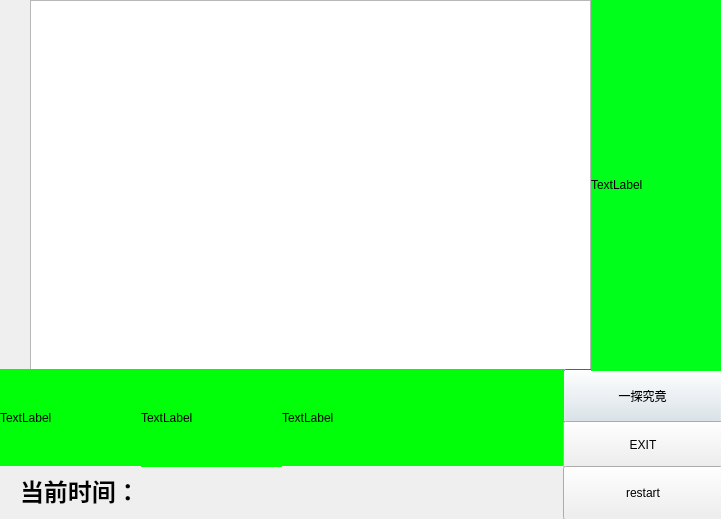
<?xml version="1.0" encoding="UTF-8"?>
<ui version="4.0">
 <class>number</class>
 <widget class="QDialog" name="number">
  <property name="geometry">
   <rect>
    <x>0</x>
    <y>0</y>
    <width>721</width>
    <height>519</height>
   </rect>
  </property>
  <property name="windowTitle">
   <string>number</string>
  </property>
  <property name="windowIcon">
   <iconset>
    <normaloff>:/img/tb.png</normaloff>:/img/tb.png</iconset>
  </property>
  <widget class="QTextEdit" name="text">
   <property name="geometry">
    <rect>
     <x>30</x>
     <y>0</y>
     <width>561</width>
     <height>371</height>
    </rect>
   </property>
  </widget>
  <widget class="QPushButton" name="start">
   <property name="geometry">
    <rect>
     <x>563</x>
     <y>369</y>
     <width>159</width>
     <height>54</height>
    </rect>
   </property>
   <property name="text">
    <string>一探究竟</string>
   </property>
  </widget>
  <widget class="QLabel" name="l1">
   <property name="geometry">
    <rect>
     <x>0</x>
     <y>369</y>
     <width>141</width>
     <height>97</height>
    </rect>
   </property>
   <property name="palette">
    <palette>
     <active>
      <colorrole role="WindowText">
       <brush brushstyle="SolidPattern">
        <color alpha="255">
         <red>0</red>
         <green>0</green>
         <blue>0</blue>
        </color>
       </brush>
      </colorrole>
      <colorrole role="Button">
       <brush brushstyle="SolidPattern">
        <color alpha="255">
         <red>0</red>
         <green>255</green>
         <blue>9</blue>
        </color>
       </brush>
      </colorrole>
      <colorrole role="Light">
       <brush brushstyle="SolidPattern">
        <color alpha="255">
         <red>127</red>
         <green>255</green>
         <blue>132</blue>
        </color>
       </brush>
      </colorrole>
      <colorrole role="Midlight">
       <brush brushstyle="SolidPattern">
        <color alpha="255">
         <red>63</red>
         <green>255</green>
         <blue>70</blue>
        </color>
       </brush>
      </colorrole>
      <colorrole role="Dark">
       <brush brushstyle="SolidPattern">
        <color alpha="255">
         <red>0</red>
         <green>127</green>
         <blue>4</blue>
        </color>
       </brush>
      </colorrole>
      <colorrole role="Mid">
       <brush brushstyle="SolidPattern">
        <color alpha="255">
         <red>0</red>
         <green>170</green>
         <blue>6</blue>
        </color>
       </brush>
      </colorrole>
      <colorrole role="Text">
       <brush brushstyle="SolidPattern">
        <color alpha="255">
         <red>0</red>
         <green>0</green>
         <blue>0</blue>
        </color>
       </brush>
      </colorrole>
      <colorrole role="BrightText">
       <brush brushstyle="SolidPattern">
        <color alpha="255">
         <red>255</red>
         <green>255</green>
         <blue>255</blue>
        </color>
       </brush>
      </colorrole>
      <colorrole role="ButtonText">
       <brush brushstyle="SolidPattern">
        <color alpha="255">
         <red>0</red>
         <green>0</green>
         <blue>0</blue>
        </color>
       </brush>
      </colorrole>
      <colorrole role="Base">
       <brush brushstyle="SolidPattern">
        <color alpha="255">
         <red>255</red>
         <green>255</green>
         <blue>255</blue>
        </color>
       </brush>
      </colorrole>
      <colorrole role="Window">
       <brush brushstyle="SolidPattern">
        <color alpha="255">
         <red>0</red>
         <green>255</green>
         <blue>9</blue>
        </color>
       </brush>
      </colorrole>
      <colorrole role="Shadow">
       <brush brushstyle="SolidPattern">
        <color alpha="255">
         <red>0</red>
         <green>0</green>
         <blue>0</blue>
        </color>
       </brush>
      </colorrole>
      <colorrole role="AlternateBase">
       <brush brushstyle="SolidPattern">
        <color alpha="255">
         <red>127</red>
         <green>255</green>
         <blue>132</blue>
        </color>
       </brush>
      </colorrole>
      <colorrole role="ToolTipBase">
       <brush brushstyle="SolidPattern">
        <color alpha="255">
         <red>255</red>
         <green>255</green>
         <blue>220</blue>
        </color>
       </brush>
      </colorrole>
      <colorrole role="ToolTipText">
       <brush brushstyle="SolidPattern">
        <color alpha="255">
         <red>0</red>
         <green>0</green>
         <blue>0</blue>
        </color>
       </brush>
      </colorrole>
     </active>
     <inactive>
      <colorrole role="WindowText">
       <brush brushstyle="SolidPattern">
        <color alpha="255">
         <red>0</red>
         <green>0</green>
         <blue>0</blue>
        </color>
       </brush>
      </colorrole>
      <colorrole role="Button">
       <brush brushstyle="SolidPattern">
        <color alpha="255">
         <red>0</red>
         <green>255</green>
         <blue>9</blue>
        </color>
       </brush>
      </colorrole>
      <colorrole role="Light">
       <brush brushstyle="SolidPattern">
        <color alpha="255">
         <red>127</red>
         <green>255</green>
         <blue>132</blue>
        </color>
       </brush>
      </colorrole>
      <colorrole role="Midlight">
       <brush brushstyle="SolidPattern">
        <color alpha="255">
         <red>63</red>
         <green>255</green>
         <blue>70</blue>
        </color>
       </brush>
      </colorrole>
      <colorrole role="Dark">
       <brush brushstyle="SolidPattern">
        <color alpha="255">
         <red>0</red>
         <green>127</green>
         <blue>4</blue>
        </color>
       </brush>
      </colorrole>
      <colorrole role="Mid">
       <brush brushstyle="SolidPattern">
        <color alpha="255">
         <red>0</red>
         <green>170</green>
         <blue>6</blue>
        </color>
       </brush>
      </colorrole>
      <colorrole role="Text">
       <brush brushstyle="SolidPattern">
        <color alpha="255">
         <red>0</red>
         <green>0</green>
         <blue>0</blue>
        </color>
       </brush>
      </colorrole>
      <colorrole role="BrightText">
       <brush brushstyle="SolidPattern">
        <color alpha="255">
         <red>255</red>
         <green>255</green>
         <blue>255</blue>
        </color>
       </brush>
      </colorrole>
      <colorrole role="ButtonText">
       <brush brushstyle="SolidPattern">
        <color alpha="255">
         <red>0</red>
         <green>0</green>
         <blue>0</blue>
        </color>
       </brush>
      </colorrole>
      <colorrole role="Base">
       <brush brushstyle="SolidPattern">
        <color alpha="255">
         <red>255</red>
         <green>255</green>
         <blue>255</blue>
        </color>
       </brush>
      </colorrole>
      <colorrole role="Window">
       <brush brushstyle="SolidPattern">
        <color alpha="255">
         <red>0</red>
         <green>255</green>
         <blue>9</blue>
        </color>
       </brush>
      </colorrole>
      <colorrole role="Shadow">
       <brush brushstyle="SolidPattern">
        <color alpha="255">
         <red>0</red>
         <green>0</green>
         <blue>0</blue>
        </color>
       </brush>
      </colorrole>
      <colorrole role="AlternateBase">
       <brush brushstyle="SolidPattern">
        <color alpha="255">
         <red>127</red>
         <green>255</green>
         <blue>132</blue>
        </color>
       </brush>
      </colorrole>
      <colorrole role="ToolTipBase">
       <brush brushstyle="SolidPattern">
        <color alpha="255">
         <red>255</red>
         <green>255</green>
         <blue>220</blue>
        </color>
       </brush>
      </colorrole>
      <colorrole role="ToolTipText">
       <brush brushstyle="SolidPattern">
        <color alpha="255">
         <red>0</red>
         <green>0</green>
         <blue>0</blue>
        </color>
       </brush>
      </colorrole>
     </inactive>
     <disabled>
      <colorrole role="WindowText">
       <brush brushstyle="SolidPattern">
        <color alpha="255">
         <red>0</red>
         <green>127</green>
         <blue>4</blue>
        </color>
       </brush>
      </colorrole>
      <colorrole role="Button">
       <brush brushstyle="SolidPattern">
        <color alpha="255">
         <red>0</red>
         <green>255</green>
         <blue>9</blue>
        </color>
       </brush>
      </colorrole>
      <colorrole role="Light">
       <brush brushstyle="SolidPattern">
        <color alpha="255">
         <red>127</red>
         <green>255</green>
         <blue>132</blue>
        </color>
       </brush>
      </colorrole>
      <colorrole role="Midlight">
       <brush brushstyle="SolidPattern">
        <color alpha="255">
         <red>63</red>
         <green>255</green>
         <blue>70</blue>
        </color>
       </brush>
      </colorrole>
      <colorrole role="Dark">
       <brush brushstyle="SolidPattern">
        <color alpha="255">
         <red>0</red>
         <green>127</green>
         <blue>4</blue>
        </color>
       </brush>
      </colorrole>
      <colorrole role="Mid">
       <brush brushstyle="SolidPattern">
        <color alpha="255">
         <red>0</red>
         <green>170</green>
         <blue>6</blue>
        </color>
       </brush>
      </colorrole>
      <colorrole role="Text">
       <brush brushstyle="SolidPattern">
        <color alpha="255">
         <red>0</red>
         <green>127</green>
         <blue>4</blue>
        </color>
       </brush>
      </colorrole>
      <colorrole role="BrightText">
       <brush brushstyle="SolidPattern">
        <color alpha="255">
         <red>255</red>
         <green>255</green>
         <blue>255</blue>
        </color>
       </brush>
      </colorrole>
      <colorrole role="ButtonText">
       <brush brushstyle="SolidPattern">
        <color alpha="255">
         <red>0</red>
         <green>127</green>
         <blue>4</blue>
        </color>
       </brush>
      </colorrole>
      <colorrole role="Base">
       <brush brushstyle="SolidPattern">
        <color alpha="255">
         <red>0</red>
         <green>255</green>
         <blue>9</blue>
        </color>
       </brush>
      </colorrole>
      <colorrole role="Window">
       <brush brushstyle="SolidPattern">
        <color alpha="255">
         <red>0</red>
         <green>255</green>
         <blue>9</blue>
        </color>
       </brush>
      </colorrole>
      <colorrole role="Shadow">
       <brush brushstyle="SolidPattern">
        <color alpha="255">
         <red>0</red>
         <green>0</green>
         <blue>0</blue>
        </color>
       </brush>
      </colorrole>
      <colorrole role="AlternateBase">
       <brush brushstyle="SolidPattern">
        <color alpha="255">
         <red>0</red>
         <green>255</green>
         <blue>9</blue>
        </color>
       </brush>
      </colorrole>
      <colorrole role="ToolTipBase">
       <brush brushstyle="SolidPattern">
        <color alpha="255">
         <red>255</red>
         <green>255</green>
         <blue>220</blue>
        </color>
       </brush>
      </colorrole>
      <colorrole role="ToolTipText">
       <brush brushstyle="SolidPattern">
        <color alpha="255">
         <red>0</red>
         <green>0</green>
         <blue>0</blue>
        </color>
       </brush>
      </colorrole>
     </disabled>
    </palette>
   </property>
   <property name="autoFillBackground">
    <bool>true</bool>
   </property>
   <property name="text">
    <string>TextLabel</string>
   </property>
  </widget>
  <widget class="QLabel" name="l2">
   <property name="geometry">
    <rect>
     <x>141</x>
     <y>369</y>
     <width>141</width>
     <height>98</height>
    </rect>
   </property>
   <property name="palette">
    <palette>
     <active>
      <colorrole role="WindowText">
       <brush brushstyle="SolidPattern">
        <color alpha="255">
         <red>0</red>
         <green>0</green>
         <blue>0</blue>
        </color>
       </brush>
      </colorrole>
      <colorrole role="Button">
       <brush brushstyle="SolidPattern">
        <color alpha="255">
         <red>0</red>
         <green>255</green>
         <blue>9</blue>
        </color>
       </brush>
      </colorrole>
      <colorrole role="Light">
       <brush brushstyle="SolidPattern">
        <color alpha="255">
         <red>127</red>
         <green>255</green>
         <blue>132</blue>
        </color>
       </brush>
      </colorrole>
      <colorrole role="Midlight">
       <brush brushstyle="SolidPattern">
        <color alpha="255">
         <red>63</red>
         <green>255</green>
         <blue>70</blue>
        </color>
       </brush>
      </colorrole>
      <colorrole role="Dark">
       <brush brushstyle="SolidPattern">
        <color alpha="255">
         <red>0</red>
         <green>127</green>
         <blue>4</blue>
        </color>
       </brush>
      </colorrole>
      <colorrole role="Mid">
       <brush brushstyle="SolidPattern">
        <color alpha="255">
         <red>0</red>
         <green>170</green>
         <blue>6</blue>
        </color>
       </brush>
      </colorrole>
      <colorrole role="Text">
       <brush brushstyle="SolidPattern">
        <color alpha="255">
         <red>0</red>
         <green>0</green>
         <blue>0</blue>
        </color>
       </brush>
      </colorrole>
      <colorrole role="BrightText">
       <brush brushstyle="SolidPattern">
        <color alpha="255">
         <red>255</red>
         <green>255</green>
         <blue>255</blue>
        </color>
       </brush>
      </colorrole>
      <colorrole role="ButtonText">
       <brush brushstyle="SolidPattern">
        <color alpha="255">
         <red>0</red>
         <green>0</green>
         <blue>0</blue>
        </color>
       </brush>
      </colorrole>
      <colorrole role="Base">
       <brush brushstyle="SolidPattern">
        <color alpha="255">
         <red>255</red>
         <green>255</green>
         <blue>255</blue>
        </color>
       </brush>
      </colorrole>
      <colorrole role="Window">
       <brush brushstyle="SolidPattern">
        <color alpha="255">
         <red>0</red>
         <green>255</green>
         <blue>9</blue>
        </color>
       </brush>
      </colorrole>
      <colorrole role="Shadow">
       <brush brushstyle="SolidPattern">
        <color alpha="255">
         <red>0</red>
         <green>0</green>
         <blue>0</blue>
        </color>
       </brush>
      </colorrole>
      <colorrole role="AlternateBase">
       <brush brushstyle="SolidPattern">
        <color alpha="255">
         <red>127</red>
         <green>255</green>
         <blue>132</blue>
        </color>
       </brush>
      </colorrole>
      <colorrole role="ToolTipBase">
       <brush brushstyle="SolidPattern">
        <color alpha="255">
         <red>255</red>
         <green>255</green>
         <blue>220</blue>
        </color>
       </brush>
      </colorrole>
      <colorrole role="ToolTipText">
       <brush brushstyle="SolidPattern">
        <color alpha="255">
         <red>0</red>
         <green>0</green>
         <blue>0</blue>
        </color>
       </brush>
      </colorrole>
     </active>
     <inactive>
      <colorrole role="WindowText">
       <brush brushstyle="SolidPattern">
        <color alpha="255">
         <red>0</red>
         <green>0</green>
         <blue>0</blue>
        </color>
       </brush>
      </colorrole>
      <colorrole role="Button">
       <brush brushstyle="SolidPattern">
        <color alpha="255">
         <red>0</red>
         <green>255</green>
         <blue>9</blue>
        </color>
       </brush>
      </colorrole>
      <colorrole role="Light">
       <brush brushstyle="SolidPattern">
        <color alpha="255">
         <red>127</red>
         <green>255</green>
         <blue>132</blue>
        </color>
       </brush>
      </colorrole>
      <colorrole role="Midlight">
       <brush brushstyle="SolidPattern">
        <color alpha="255">
         <red>63</red>
         <green>255</green>
         <blue>70</blue>
        </color>
       </brush>
      </colorrole>
      <colorrole role="Dark">
       <brush brushstyle="SolidPattern">
        <color alpha="255">
         <red>0</red>
         <green>127</green>
         <blue>4</blue>
        </color>
       </brush>
      </colorrole>
      <colorrole role="Mid">
       <brush brushstyle="SolidPattern">
        <color alpha="255">
         <red>0</red>
         <green>170</green>
         <blue>6</blue>
        </color>
       </brush>
      </colorrole>
      <colorrole role="Text">
       <brush brushstyle="SolidPattern">
        <color alpha="255">
         <red>0</red>
         <green>0</green>
         <blue>0</blue>
        </color>
       </brush>
      </colorrole>
      <colorrole role="BrightText">
       <brush brushstyle="SolidPattern">
        <color alpha="255">
         <red>255</red>
         <green>255</green>
         <blue>255</blue>
        </color>
       </brush>
      </colorrole>
      <colorrole role="ButtonText">
       <brush brushstyle="SolidPattern">
        <color alpha="255">
         <red>0</red>
         <green>0</green>
         <blue>0</blue>
        </color>
       </brush>
      </colorrole>
      <colorrole role="Base">
       <brush brushstyle="SolidPattern">
        <color alpha="255">
         <red>255</red>
         <green>255</green>
         <blue>255</blue>
        </color>
       </brush>
      </colorrole>
      <colorrole role="Window">
       <brush brushstyle="SolidPattern">
        <color alpha="255">
         <red>0</red>
         <green>255</green>
         <blue>9</blue>
        </color>
       </brush>
      </colorrole>
      <colorrole role="Shadow">
       <brush brushstyle="SolidPattern">
        <color alpha="255">
         <red>0</red>
         <green>0</green>
         <blue>0</blue>
        </color>
       </brush>
      </colorrole>
      <colorrole role="AlternateBase">
       <brush brushstyle="SolidPattern">
        <color alpha="255">
         <red>127</red>
         <green>255</green>
         <blue>132</blue>
        </color>
       </brush>
      </colorrole>
      <colorrole role="ToolTipBase">
       <brush brushstyle="SolidPattern">
        <color alpha="255">
         <red>255</red>
         <green>255</green>
         <blue>220</blue>
        </color>
       </brush>
      </colorrole>
      <colorrole role="ToolTipText">
       <brush brushstyle="SolidPattern">
        <color alpha="255">
         <red>0</red>
         <green>0</green>
         <blue>0</blue>
        </color>
       </brush>
      </colorrole>
     </inactive>
     <disabled>
      <colorrole role="WindowText">
       <brush brushstyle="SolidPattern">
        <color alpha="255">
         <red>0</red>
         <green>127</green>
         <blue>4</blue>
        </color>
       </brush>
      </colorrole>
      <colorrole role="Button">
       <brush brushstyle="SolidPattern">
        <color alpha="255">
         <red>0</red>
         <green>255</green>
         <blue>9</blue>
        </color>
       </brush>
      </colorrole>
      <colorrole role="Light">
       <brush brushstyle="SolidPattern">
        <color alpha="255">
         <red>127</red>
         <green>255</green>
         <blue>132</blue>
        </color>
       </brush>
      </colorrole>
      <colorrole role="Midlight">
       <brush brushstyle="SolidPattern">
        <color alpha="255">
         <red>63</red>
         <green>255</green>
         <blue>70</blue>
        </color>
       </brush>
      </colorrole>
      <colorrole role="Dark">
       <brush brushstyle="SolidPattern">
        <color alpha="255">
         <red>0</red>
         <green>127</green>
         <blue>4</blue>
        </color>
       </brush>
      </colorrole>
      <colorrole role="Mid">
       <brush brushstyle="SolidPattern">
        <color alpha="255">
         <red>0</red>
         <green>170</green>
         <blue>6</blue>
        </color>
       </brush>
      </colorrole>
      <colorrole role="Text">
       <brush brushstyle="SolidPattern">
        <color alpha="255">
         <red>0</red>
         <green>127</green>
         <blue>4</blue>
        </color>
       </brush>
      </colorrole>
      <colorrole role="BrightText">
       <brush brushstyle="SolidPattern">
        <color alpha="255">
         <red>255</red>
         <green>255</green>
         <blue>255</blue>
        </color>
       </brush>
      </colorrole>
      <colorrole role="ButtonText">
       <brush brushstyle="SolidPattern">
        <color alpha="255">
         <red>0</red>
         <green>127</green>
         <blue>4</blue>
        </color>
       </brush>
      </colorrole>
      <colorrole role="Base">
       <brush brushstyle="SolidPattern">
        <color alpha="255">
         <red>0</red>
         <green>255</green>
         <blue>9</blue>
        </color>
       </brush>
      </colorrole>
      <colorrole role="Window">
       <brush brushstyle="SolidPattern">
        <color alpha="255">
         <red>0</red>
         <green>255</green>
         <blue>9</blue>
        </color>
       </brush>
      </colorrole>
      <colorrole role="Shadow">
       <brush brushstyle="SolidPattern">
        <color alpha="255">
         <red>0</red>
         <green>0</green>
         <blue>0</blue>
        </color>
       </brush>
      </colorrole>
      <colorrole role="AlternateBase">
       <brush brushstyle="SolidPattern">
        <color alpha="255">
         <red>0</red>
         <green>255</green>
         <blue>9</blue>
        </color>
       </brush>
      </colorrole>
      <colorrole role="ToolTipBase">
       <brush brushstyle="SolidPattern">
        <color alpha="255">
         <red>255</red>
         <green>255</green>
         <blue>220</blue>
        </color>
       </brush>
      </colorrole>
      <colorrole role="ToolTipText">
       <brush brushstyle="SolidPattern">
        <color alpha="255">
         <red>0</red>
         <green>0</green>
         <blue>0</blue>
        </color>
       </brush>
      </colorrole>
     </disabled>
    </palette>
   </property>
   <property name="autoFillBackground">
    <bool>true</bool>
   </property>
   <property name="text">
    <string>TextLabel</string>
   </property>
  </widget>
  <widget class="QLabel" name="l3">
   <property name="geometry">
    <rect>
     <x>282</x>
     <y>369</y>
     <width>282</width>
     <height>97</height>
    </rect>
   </property>
   <property name="palette">
    <palette>
     <active>
      <colorrole role="WindowText">
       <brush brushstyle="SolidPattern">
        <color alpha="255">
         <red>0</red>
         <green>0</green>
         <blue>0</blue>
        </color>
       </brush>
      </colorrole>
      <colorrole role="Button">
       <brush brushstyle="SolidPattern">
        <color alpha="255">
         <red>0</red>
         <green>255</green>
         <blue>9</blue>
        </color>
       </brush>
      </colorrole>
      <colorrole role="Light">
       <brush brushstyle="SolidPattern">
        <color alpha="255">
         <red>127</red>
         <green>255</green>
         <blue>132</blue>
        </color>
       </brush>
      </colorrole>
      <colorrole role="Midlight">
       <brush brushstyle="SolidPattern">
        <color alpha="255">
         <red>63</red>
         <green>255</green>
         <blue>70</blue>
        </color>
       </brush>
      </colorrole>
      <colorrole role="Dark">
       <brush brushstyle="SolidPattern">
        <color alpha="255">
         <red>0</red>
         <green>127</green>
         <blue>4</blue>
        </color>
       </brush>
      </colorrole>
      <colorrole role="Mid">
       <brush brushstyle="SolidPattern">
        <color alpha="255">
         <red>0</red>
         <green>170</green>
         <blue>6</blue>
        </color>
       </brush>
      </colorrole>
      <colorrole role="Text">
       <brush brushstyle="SolidPattern">
        <color alpha="255">
         <red>0</red>
         <green>0</green>
         <blue>0</blue>
        </color>
       </brush>
      </colorrole>
      <colorrole role="BrightText">
       <brush brushstyle="SolidPattern">
        <color alpha="255">
         <red>255</red>
         <green>255</green>
         <blue>255</blue>
        </color>
       </brush>
      </colorrole>
      <colorrole role="ButtonText">
       <brush brushstyle="SolidPattern">
        <color alpha="255">
         <red>0</red>
         <green>0</green>
         <blue>0</blue>
        </color>
       </brush>
      </colorrole>
      <colorrole role="Base">
       <brush brushstyle="SolidPattern">
        <color alpha="255">
         <red>255</red>
         <green>255</green>
         <blue>255</blue>
        </color>
       </brush>
      </colorrole>
      <colorrole role="Window">
       <brush brushstyle="SolidPattern">
        <color alpha="255">
         <red>0</red>
         <green>255</green>
         <blue>9</blue>
        </color>
       </brush>
      </colorrole>
      <colorrole role="Shadow">
       <brush brushstyle="SolidPattern">
        <color alpha="255">
         <red>0</red>
         <green>0</green>
         <blue>0</blue>
        </color>
       </brush>
      </colorrole>
      <colorrole role="AlternateBase">
       <brush brushstyle="SolidPattern">
        <color alpha="255">
         <red>127</red>
         <green>255</green>
         <blue>132</blue>
        </color>
       </brush>
      </colorrole>
      <colorrole role="ToolTipBase">
       <brush brushstyle="SolidPattern">
        <color alpha="255">
         <red>255</red>
         <green>255</green>
         <blue>220</blue>
        </color>
       </brush>
      </colorrole>
      <colorrole role="ToolTipText">
       <brush brushstyle="SolidPattern">
        <color alpha="255">
         <red>0</red>
         <green>0</green>
         <blue>0</blue>
        </color>
       </brush>
      </colorrole>
     </active>
     <inactive>
      <colorrole role="WindowText">
       <brush brushstyle="SolidPattern">
        <color alpha="255">
         <red>0</red>
         <green>0</green>
         <blue>0</blue>
        </color>
       </brush>
      </colorrole>
      <colorrole role="Button">
       <brush brushstyle="SolidPattern">
        <color alpha="255">
         <red>0</red>
         <green>255</green>
         <blue>9</blue>
        </color>
       </brush>
      </colorrole>
      <colorrole role="Light">
       <brush brushstyle="SolidPattern">
        <color alpha="255">
         <red>127</red>
         <green>255</green>
         <blue>132</blue>
        </color>
       </brush>
      </colorrole>
      <colorrole role="Midlight">
       <brush brushstyle="SolidPattern">
        <color alpha="255">
         <red>63</red>
         <green>255</green>
         <blue>70</blue>
        </color>
       </brush>
      </colorrole>
      <colorrole role="Dark">
       <brush brushstyle="SolidPattern">
        <color alpha="255">
         <red>0</red>
         <green>127</green>
         <blue>4</blue>
        </color>
       </brush>
      </colorrole>
      <colorrole role="Mid">
       <brush brushstyle="SolidPattern">
        <color alpha="255">
         <red>0</red>
         <green>170</green>
         <blue>6</blue>
        </color>
       </brush>
      </colorrole>
      <colorrole role="Text">
       <brush brushstyle="SolidPattern">
        <color alpha="255">
         <red>0</red>
         <green>0</green>
         <blue>0</blue>
        </color>
       </brush>
      </colorrole>
      <colorrole role="BrightText">
       <brush brushstyle="SolidPattern">
        <color alpha="255">
         <red>255</red>
         <green>255</green>
         <blue>255</blue>
        </color>
       </brush>
      </colorrole>
      <colorrole role="ButtonText">
       <brush brushstyle="SolidPattern">
        <color alpha="255">
         <red>0</red>
         <green>0</green>
         <blue>0</blue>
        </color>
       </brush>
      </colorrole>
      <colorrole role="Base">
       <brush brushstyle="SolidPattern">
        <color alpha="255">
         <red>255</red>
         <green>255</green>
         <blue>255</blue>
        </color>
       </brush>
      </colorrole>
      <colorrole role="Window">
       <brush brushstyle="SolidPattern">
        <color alpha="255">
         <red>0</red>
         <green>255</green>
         <blue>9</blue>
        </color>
       </brush>
      </colorrole>
      <colorrole role="Shadow">
       <brush brushstyle="SolidPattern">
        <color alpha="255">
         <red>0</red>
         <green>0</green>
         <blue>0</blue>
        </color>
       </brush>
      </colorrole>
      <colorrole role="AlternateBase">
       <brush brushstyle="SolidPattern">
        <color alpha="255">
         <red>127</red>
         <green>255</green>
         <blue>132</blue>
        </color>
       </brush>
      </colorrole>
      <colorrole role="ToolTipBase">
       <brush brushstyle="SolidPattern">
        <color alpha="255">
         <red>255</red>
         <green>255</green>
         <blue>220</blue>
        </color>
       </brush>
      </colorrole>
      <colorrole role="ToolTipText">
       <brush brushstyle="SolidPattern">
        <color alpha="255">
         <red>0</red>
         <green>0</green>
         <blue>0</blue>
        </color>
       </brush>
      </colorrole>
     </inactive>
     <disabled>
      <colorrole role="WindowText">
       <brush brushstyle="SolidPattern">
        <color alpha="255">
         <red>0</red>
         <green>127</green>
         <blue>4</blue>
        </color>
       </brush>
      </colorrole>
      <colorrole role="Button">
       <brush brushstyle="SolidPattern">
        <color alpha="255">
         <red>0</red>
         <green>255</green>
         <blue>9</blue>
        </color>
       </brush>
      </colorrole>
      <colorrole role="Light">
       <brush brushstyle="SolidPattern">
        <color alpha="255">
         <red>127</red>
         <green>255</green>
         <blue>132</blue>
        </color>
       </brush>
      </colorrole>
      <colorrole role="Midlight">
       <brush brushstyle="SolidPattern">
        <color alpha="255">
         <red>63</red>
         <green>255</green>
         <blue>70</blue>
        </color>
       </brush>
      </colorrole>
      <colorrole role="Dark">
       <brush brushstyle="SolidPattern">
        <color alpha="255">
         <red>0</red>
         <green>127</green>
         <blue>4</blue>
        </color>
       </brush>
      </colorrole>
      <colorrole role="Mid">
       <brush brushstyle="SolidPattern">
        <color alpha="255">
         <red>0</red>
         <green>170</green>
         <blue>6</blue>
        </color>
       </brush>
      </colorrole>
      <colorrole role="Text">
       <brush brushstyle="SolidPattern">
        <color alpha="255">
         <red>0</red>
         <green>127</green>
         <blue>4</blue>
        </color>
       </brush>
      </colorrole>
      <colorrole role="BrightText">
       <brush brushstyle="SolidPattern">
        <color alpha="255">
         <red>255</red>
         <green>255</green>
         <blue>255</blue>
        </color>
       </brush>
      </colorrole>
      <colorrole role="ButtonText">
       <brush brushstyle="SolidPattern">
        <color alpha="255">
         <red>0</red>
         <green>127</green>
         <blue>4</blue>
        </color>
       </brush>
      </colorrole>
      <colorrole role="Base">
       <brush brushstyle="SolidPattern">
        <color alpha="255">
         <red>0</red>
         <green>255</green>
         <blue>9</blue>
        </color>
       </brush>
      </colorrole>
      <colorrole role="Window">
       <brush brushstyle="SolidPattern">
        <color alpha="255">
         <red>0</red>
         <green>255</green>
         <blue>9</blue>
        </color>
       </brush>
      </colorrole>
      <colorrole role="Shadow">
       <brush brushstyle="SolidPattern">
        <color alpha="255">
         <red>0</red>
         <green>0</green>
         <blue>0</blue>
        </color>
       </brush>
      </colorrole>
      <colorrole role="AlternateBase">
       <brush brushstyle="SolidPattern">
        <color alpha="255">
         <red>0</red>
         <green>255</green>
         <blue>9</blue>
        </color>
       </brush>
      </colorrole>
      <colorrole role="ToolTipBase">
       <brush brushstyle="SolidPattern">
        <color alpha="255">
         <red>255</red>
         <green>255</green>
         <blue>220</blue>
        </color>
       </brush>
      </colorrole>
      <colorrole role="ToolTipText">
       <brush brushstyle="SolidPattern">
        <color alpha="255">
         <red>0</red>
         <green>0</green>
         <blue>0</blue>
        </color>
       </brush>
      </colorrole>
     </disabled>
    </palette>
   </property>
   <property name="autoFillBackground">
    <bool>true</bool>
   </property>
   <property name="text">
    <string>TextLabel</string>
   </property>
  </widget>
  <widget class="QLabel" name="l5">
   <property name="geometry">
    <rect>
     <x>591</x>
     <y>-1</y>
     <width>130</width>
     <height>372</height>
    </rect>
   </property>
   <property name="palette">
    <palette>
     <active>
      <colorrole role="WindowText">
       <brush brushstyle="SolidPattern">
        <color alpha="255">
         <red>0</red>
         <green>0</green>
         <blue>0</blue>
        </color>
       </brush>
      </colorrole>
      <colorrole role="Button">
       <brush brushstyle="SolidPattern">
        <color alpha="255">
         <red>0</red>
         <green>255</green>
         <blue>26</blue>
        </color>
       </brush>
      </colorrole>
      <colorrole role="Light">
       <brush brushstyle="SolidPattern">
        <color alpha="255">
         <red>127</red>
         <green>255</green>
         <blue>141</blue>
        </color>
       </brush>
      </colorrole>
      <colorrole role="Midlight">
       <brush brushstyle="SolidPattern">
        <color alpha="255">
         <red>63</red>
         <green>255</green>
         <blue>83</blue>
        </color>
       </brush>
      </colorrole>
      <colorrole role="Dark">
       <brush brushstyle="SolidPattern">
        <color alpha="255">
         <red>0</red>
         <green>127</green>
         <blue>13</blue>
        </color>
       </brush>
      </colorrole>
      <colorrole role="Mid">
       <brush brushstyle="SolidPattern">
        <color alpha="255">
         <red>0</red>
         <green>170</green>
         <blue>17</blue>
        </color>
       </brush>
      </colorrole>
      <colorrole role="Text">
       <brush brushstyle="SolidPattern">
        <color alpha="255">
         <red>0</red>
         <green>0</green>
         <blue>0</blue>
        </color>
       </brush>
      </colorrole>
      <colorrole role="BrightText">
       <brush brushstyle="SolidPattern">
        <color alpha="255">
         <red>255</red>
         <green>255</green>
         <blue>255</blue>
        </color>
       </brush>
      </colorrole>
      <colorrole role="ButtonText">
       <brush brushstyle="SolidPattern">
        <color alpha="255">
         <red>0</red>
         <green>0</green>
         <blue>0</blue>
        </color>
       </brush>
      </colorrole>
      <colorrole role="Base">
       <brush brushstyle="SolidPattern">
        <color alpha="255">
         <red>255</red>
         <green>255</green>
         <blue>255</blue>
        </color>
       </brush>
      </colorrole>
      <colorrole role="Window">
       <brush brushstyle="SolidPattern">
        <color alpha="255">
         <red>0</red>
         <green>255</green>
         <blue>26</blue>
        </color>
       </brush>
      </colorrole>
      <colorrole role="Shadow">
       <brush brushstyle="SolidPattern">
        <color alpha="255">
         <red>0</red>
         <green>0</green>
         <blue>0</blue>
        </color>
       </brush>
      </colorrole>
      <colorrole role="AlternateBase">
       <brush brushstyle="SolidPattern">
        <color alpha="255">
         <red>127</red>
         <green>255</green>
         <blue>140</blue>
        </color>
       </brush>
      </colorrole>
      <colorrole role="ToolTipBase">
       <brush brushstyle="SolidPattern">
        <color alpha="255">
         <red>255</red>
         <green>255</green>
         <blue>220</blue>
        </color>
       </brush>
      </colorrole>
      <colorrole role="ToolTipText">
       <brush brushstyle="SolidPattern">
        <color alpha="255">
         <red>0</red>
         <green>0</green>
         <blue>0</blue>
        </color>
       </brush>
      </colorrole>
     </active>
     <inactive>
      <colorrole role="WindowText">
       <brush brushstyle="SolidPattern">
        <color alpha="255">
         <red>0</red>
         <green>0</green>
         <blue>0</blue>
        </color>
       </brush>
      </colorrole>
      <colorrole role="Button">
       <brush brushstyle="SolidPattern">
        <color alpha="255">
         <red>0</red>
         <green>255</green>
         <blue>26</blue>
        </color>
       </brush>
      </colorrole>
      <colorrole role="Light">
       <brush brushstyle="SolidPattern">
        <color alpha="255">
         <red>127</red>
         <green>255</green>
         <blue>141</blue>
        </color>
       </brush>
      </colorrole>
      <colorrole role="Midlight">
       <brush brushstyle="SolidPattern">
        <color alpha="255">
         <red>63</red>
         <green>255</green>
         <blue>83</blue>
        </color>
       </brush>
      </colorrole>
      <colorrole role="Dark">
       <brush brushstyle="SolidPattern">
        <color alpha="255">
         <red>0</red>
         <green>127</green>
         <blue>13</blue>
        </color>
       </brush>
      </colorrole>
      <colorrole role="Mid">
       <brush brushstyle="SolidPattern">
        <color alpha="255">
         <red>0</red>
         <green>170</green>
         <blue>17</blue>
        </color>
       </brush>
      </colorrole>
      <colorrole role="Text">
       <brush brushstyle="SolidPattern">
        <color alpha="255">
         <red>0</red>
         <green>0</green>
         <blue>0</blue>
        </color>
       </brush>
      </colorrole>
      <colorrole role="BrightText">
       <brush brushstyle="SolidPattern">
        <color alpha="255">
         <red>255</red>
         <green>255</green>
         <blue>255</blue>
        </color>
       </brush>
      </colorrole>
      <colorrole role="ButtonText">
       <brush brushstyle="SolidPattern">
        <color alpha="255">
         <red>0</red>
         <green>0</green>
         <blue>0</blue>
        </color>
       </brush>
      </colorrole>
      <colorrole role="Base">
       <brush brushstyle="SolidPattern">
        <color alpha="255">
         <red>255</red>
         <green>255</green>
         <blue>255</blue>
        </color>
       </brush>
      </colorrole>
      <colorrole role="Window">
       <brush brushstyle="SolidPattern">
        <color alpha="255">
         <red>0</red>
         <green>255</green>
         <blue>26</blue>
        </color>
       </brush>
      </colorrole>
      <colorrole role="Shadow">
       <brush brushstyle="SolidPattern">
        <color alpha="255">
         <red>0</red>
         <green>0</green>
         <blue>0</blue>
        </color>
       </brush>
      </colorrole>
      <colorrole role="AlternateBase">
       <brush brushstyle="SolidPattern">
        <color alpha="255">
         <red>127</red>
         <green>255</green>
         <blue>140</blue>
        </color>
       </brush>
      </colorrole>
      <colorrole role="ToolTipBase">
       <brush brushstyle="SolidPattern">
        <color alpha="255">
         <red>255</red>
         <green>255</green>
         <blue>220</blue>
        </color>
       </brush>
      </colorrole>
      <colorrole role="ToolTipText">
       <brush brushstyle="SolidPattern">
        <color alpha="255">
         <red>0</red>
         <green>0</green>
         <blue>0</blue>
        </color>
       </brush>
      </colorrole>
     </inactive>
     <disabled>
      <colorrole role="WindowText">
       <brush brushstyle="SolidPattern">
        <color alpha="255">
         <red>0</red>
         <green>127</green>
         <blue>13</blue>
        </color>
       </brush>
      </colorrole>
      <colorrole role="Button">
       <brush brushstyle="SolidPattern">
        <color alpha="255">
         <red>0</red>
         <green>255</green>
         <blue>26</blue>
        </color>
       </brush>
      </colorrole>
      <colorrole role="Light">
       <brush brushstyle="SolidPattern">
        <color alpha="255">
         <red>127</red>
         <green>255</green>
         <blue>141</blue>
        </color>
       </brush>
      </colorrole>
      <colorrole role="Midlight">
       <brush brushstyle="SolidPattern">
        <color alpha="255">
         <red>63</red>
         <green>255</green>
         <blue>83</blue>
        </color>
       </brush>
      </colorrole>
      <colorrole role="Dark">
       <brush brushstyle="SolidPattern">
        <color alpha="255">
         <red>0</red>
         <green>127</green>
         <blue>13</blue>
        </color>
       </brush>
      </colorrole>
      <colorrole role="Mid">
       <brush brushstyle="SolidPattern">
        <color alpha="255">
         <red>0</red>
         <green>170</green>
         <blue>17</blue>
        </color>
       </brush>
      </colorrole>
      <colorrole role="Text">
       <brush brushstyle="SolidPattern">
        <color alpha="255">
         <red>0</red>
         <green>127</green>
         <blue>13</blue>
        </color>
       </brush>
      </colorrole>
      <colorrole role="BrightText">
       <brush brushstyle="SolidPattern">
        <color alpha="255">
         <red>255</red>
         <green>255</green>
         <blue>255</blue>
        </color>
       </brush>
      </colorrole>
      <colorrole role="ButtonText">
       <brush brushstyle="SolidPattern">
        <color alpha="255">
         <red>0</red>
         <green>127</green>
         <blue>13</blue>
        </color>
       </brush>
      </colorrole>
      <colorrole role="Base">
       <brush brushstyle="SolidPattern">
        <color alpha="255">
         <red>0</red>
         <green>255</green>
         <blue>26</blue>
        </color>
       </brush>
      </colorrole>
      <colorrole role="Window">
       <brush brushstyle="SolidPattern">
        <color alpha="255">
         <red>0</red>
         <green>255</green>
         <blue>26</blue>
        </color>
       </brush>
      </colorrole>
      <colorrole role="Shadow">
       <brush brushstyle="SolidPattern">
        <color alpha="255">
         <red>0</red>
         <green>0</green>
         <blue>0</blue>
        </color>
       </brush>
      </colorrole>
      <colorrole role="AlternateBase">
       <brush brushstyle="SolidPattern">
        <color alpha="255">
         <red>0</red>
         <green>255</green>
         <blue>26</blue>
        </color>
       </brush>
      </colorrole>
      <colorrole role="ToolTipBase">
       <brush brushstyle="SolidPattern">
        <color alpha="255">
         <red>255</red>
         <green>255</green>
         <blue>220</blue>
        </color>
       </brush>
      </colorrole>
      <colorrole role="ToolTipText">
       <brush brushstyle="SolidPattern">
        <color alpha="255">
         <red>0</red>
         <green>0</green>
         <blue>0</blue>
        </color>
       </brush>
      </colorrole>
     </disabled>
    </palette>
   </property>
   <property name="autoFillBackground">
    <bool>true</bool>
   </property>
   <property name="text">
    <string>TextLabel</string>
   </property>
  </widget>
  <widget class="QLabel" name="time">
   <property name="geometry">
    <rect>
     <x>140</x>
     <y>470</y>
     <width>411</width>
     <height>41</height>
    </rect>
   </property>
   <property name="font">
    <font>
     <pointsize>18</pointsize>
     <weight>75</weight>
     <bold>true</bold>
    </font>
   </property>
   <property name="text">
    <string/>
   </property>
  </widget>
  <widget class="QLabel" name="label_2">
   <property name="geometry">
    <rect>
     <x>20</x>
     <y>470</y>
     <width>121</width>
     <height>41</height>
    </rect>
   </property>
   <property name="font">
    <font>
     <pointsize>18</pointsize>
     <weight>75</weight>
     <bold>true</bold>
    </font>
   </property>
   <property name="text">
    <string>当前时间：</string>
   </property>
  </widget>
  <widget class="QPushButton" name="start_2">
   <property name="geometry">
    <rect>
     <x>563</x>
     <y>421</y>
     <width>160</width>
     <height>47</height>
    </rect>
   </property>
   <property name="text">
    <string>EXIT</string>
   </property>
  </widget>
  <widget class="QPushButton" name="pushButton">
   <property name="geometry">
    <rect>
     <x>563</x>
     <y>466</y>
     <width>160</width>
     <height>54</height>
    </rect>
   </property>
   <property name="text">
    <string>restart</string>
   </property>
  </widget>
 </widget>
 <layoutdefault spacing="6" margin="11"/>
 <resources/>
 <connections/>
</ui>
